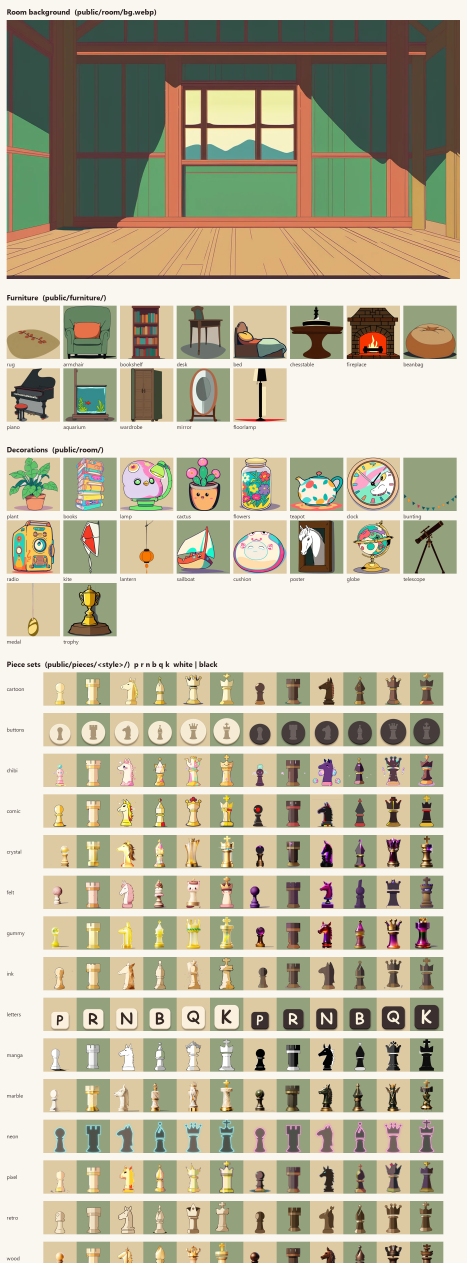
#> input picture tools/art/all_assets.png, 1400 x 3787 px (shown at 1/3 size)
$ python cutout.py all_assets.png comic_all.png comic_all.png
#> lines starting #> are read from the running program, lines starting #| are printed output that depends on the picture; after the words box and inside, x2 and y2 are one past the last pixel; in counts of white or black regions, pixels touching at a corner belong together
#> in main, im is the input picture: PIL image 1400x3787 RGB; mean R, G, B 187.1, 180.9, 157.4
# -*- coding: utf-8 -*-
# Turns a generated square PNG into a chess-piece sprite:
#   1. floods the flat background away from the four corners -> alpha
#   2. crops to what is left
#   3. rescales to a fixed height per piece type and sits it on a common
#      baseline, so a king and a pawn line up on the board no matter how the
#      model framed them
#
#   python cutout.py <in.png> <out.webp> <type k|q|r|b|n|p>
import sys
import numpy as np
from PIL import Image, ImageFilter

CANVAS = 256
BASELINE = 0.975  # where the foot of every piece sits, as a fraction of canvas
# Relative heights, so the set keeps a chess set's own hierarchy.
HEIGHTS = {'k': 0.95, 'q': 0.90, 'b': 0.86, 'n': 0.83, 'r': 0.78, 'p': 0.66}
TOLERANCE = 48


def flood_background(rgb):
    """Everything reachable from the image edge that matches the colour of the
    edge it was reached from. Seeding each corner with its own colour (rather
    than one average) handles backdrops the model split into two flat tones."""
    h, w, _ = rgb.shape
#> h = 3787; w = 1400
    bg = np.zeros((h, w), dtype=bool)
    seen = np.zeros((h, w), dtype=bool)
    img = rgb.astype(np.int16)
    seeds = [(0, 0), (0, w - 1), (h - 1, 0), (h - 1, w - 1)]
    seeds += [(y, x) for y in (0, h - 1) for x in range(0, w, 32)]
    seeds += [(y, x) for x in (0, w - 1) for y in range(0, h, 32)]
    for sy, sx in seeds:
        if seen[sy, sx]:
            continue
        ref = img[sy, sx]
        close = np.abs(img - ref).sum(axis=2) < TOLERANCE
        if not close[sy, sx]:
            continue
        stack = [(sy, sx)]
        while stack:
            y, x = stack.pop()
            if seen[y, x] or not close[y, x]:
                continue
            seen[y, x] = True
            bg[y, x] = True
            if y > 0:
                stack.append((y - 1, x))
            if y < h - 1:
                stack.append((y + 1, x))
            if x > 0:
                stack.append((y, x - 1))
            if x < w - 1:
                stack.append((y, x + 1))
#> this loop made 330 passes
#> ref on passes 1, 54, 57: [250, 247, 240], [221, 201, 162], [147, 161, 125]
#> pass 1, in flood_background, `close = np.abs(img - ref).sum(axis=2) < TOLERANCE`:
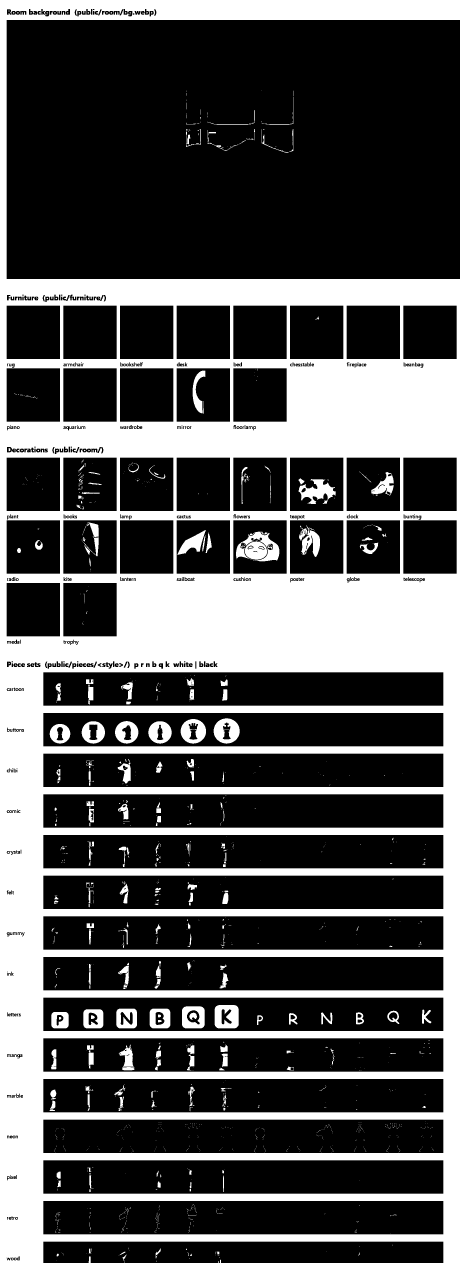
#> close: shape (3787, 1400) bool (shown at 1/3 size); 33.5% white; 1579 white regions (1306 under 20 px), largest, box (x1, y1, x2, y2) and area: (0, 0, 1400, 3787) 1671809, (708, 1595, 838, 1684) 4347, (896, 1437, 1007, 1512) 4197
#> after the loop:
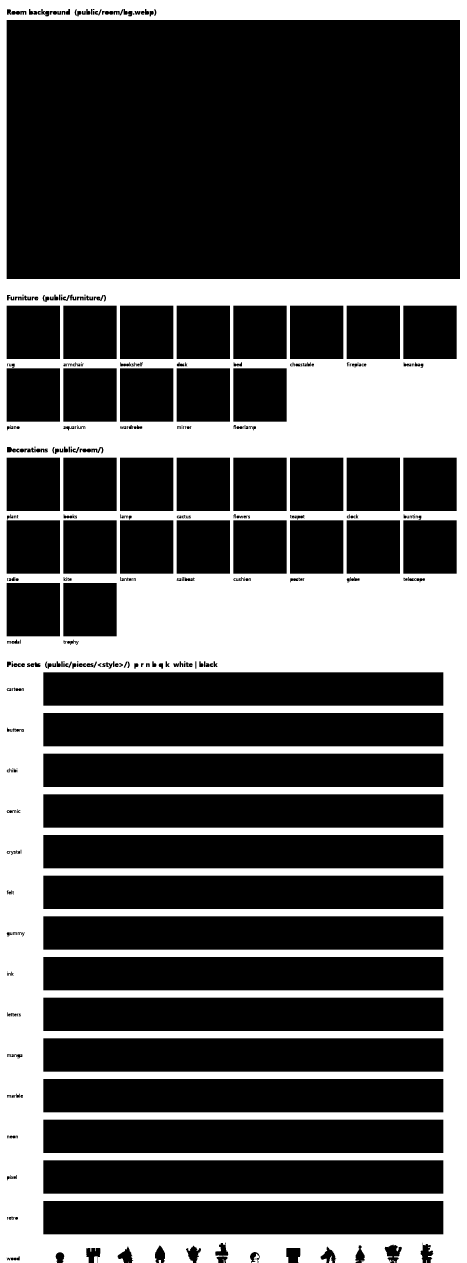
#> bg: shape (3787, 1400) bool (shown at 1/3 size); 32.7% white; 8 white regions (2 under 20 px), largest, box (x1, y1, x2, y2) and area: (0, 0, 1400, 3787) 1731800, (756, 3761, 777, 3787) 221, (282, 3769, 293, 3787) 195, (987, 3767, 997, 3787) 99, (475, 3780, 483, 3787) 47, (667, 3779, 674, 3787) 21
    return bg


def main():
    src, dst, kind = sys.argv[1], sys.argv[2], sys.argv[3]
    im = Image.open(src).convert('RGB')
    rgb = np.asarray(im)
    bg = flood_background(rgb)
    alpha = np.where(bg, 0, 255).astype(np.uint8)

    out = Image.fromarray(np.dstack([rgb, alpha]), 'RGBA')
    # soften the cut so the edge does not look stamped out
    a = out.getchannel('A').filter(ImageFilter.GaussianBlur(1.1))
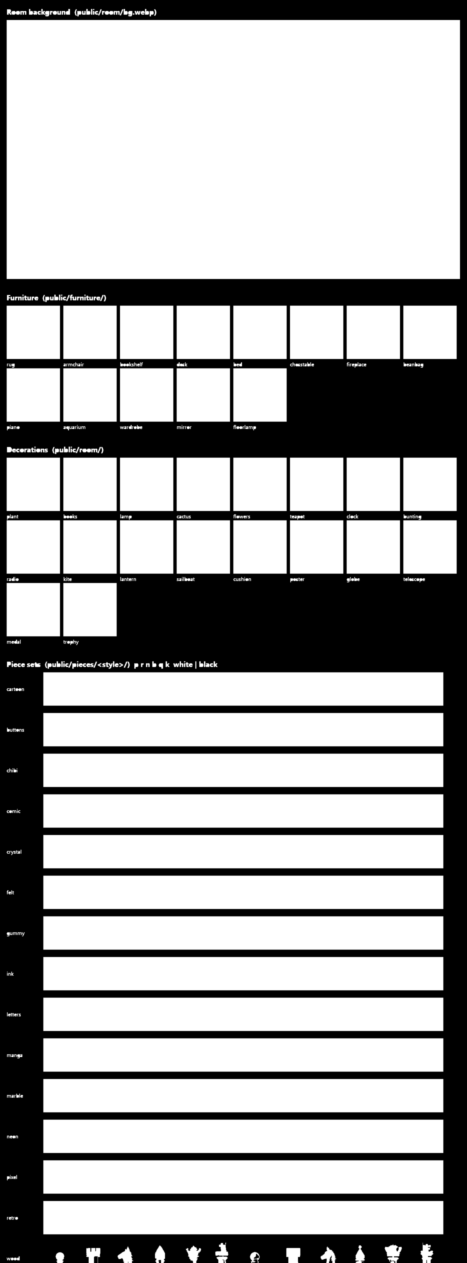
#> a: PIL image 1400x3787 L (shown at 1/3 size); min 0, max 255, mean 171.7
    out.putalpha(a)

    box = out.getchannel('A').point(lambda v: 255 if v > 24 else 0).getbbox()
#> box = (19, 26, 1381, 3787)
    if not box:
        raise SystemExit(f'{src}: nothing left after keying the background')
    out = out.crop(box)
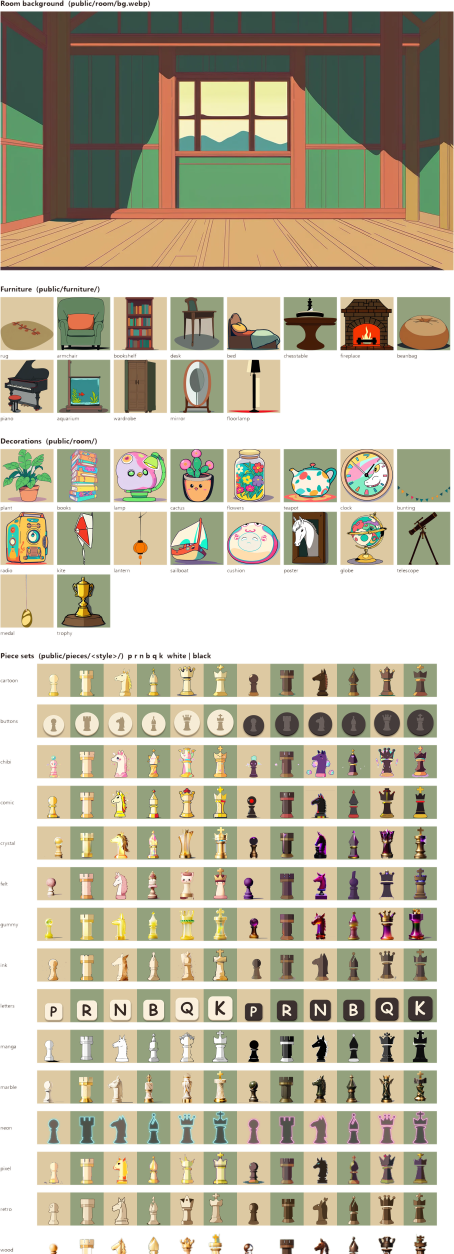
#> out: PIL image 1362x3761 RGBA (shown at 1/3 size); mean R, G, B, A 184.9, 178.6, 154.5, 177.7; transparent parts drawn white

#> (the run stopped early here; a loop or call above may not have finished)
